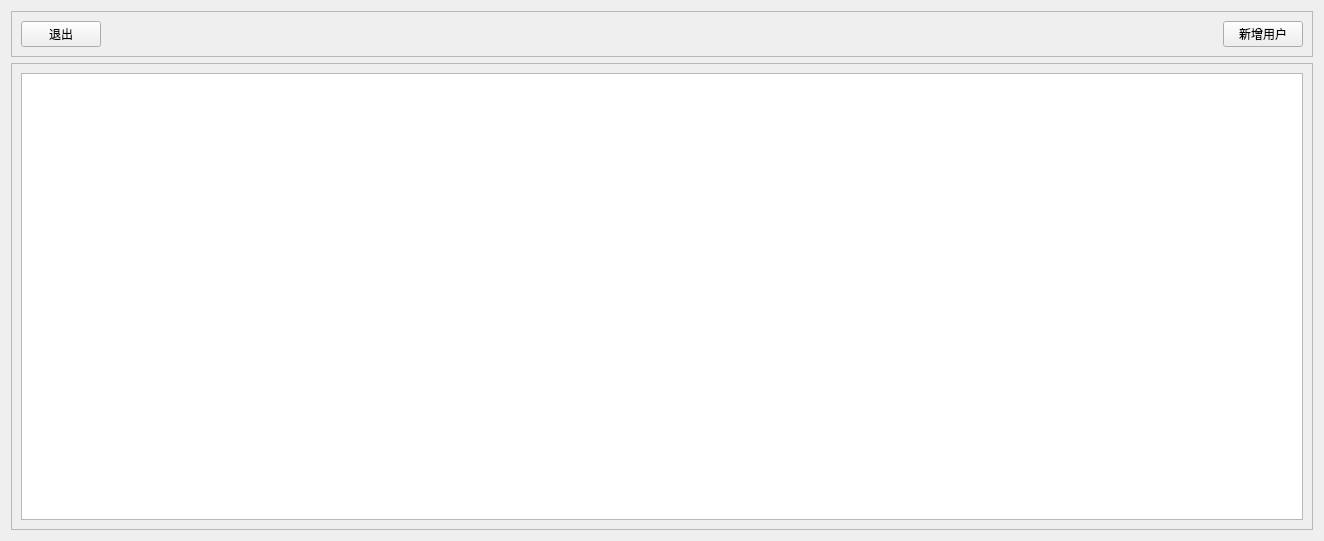
<?xml version="1.0" encoding="UTF-8"?>
<ui version="4.0">
 <class>zgnep_admin_userManange</class>
 <widget class="QWidget" name="zgnep_admin_userManange">
  <property name="geometry">
   <rect>
    <x>0</x>
    <y>0</y>
    <width>1324</width>
    <height>541</height>
   </rect>
  </property>
  <property name="windowTitle">
   <string>Form</string>
  </property>
  <layout class="QVBoxLayout" name="verticalLayout" stretch="1,11">
   <item>
    <widget class="QFrame" name="frame">
     <property name="frameShape">
      <enum>QFrame::StyledPanel</enum>
     </property>
     <property name="frameShadow">
      <enum>QFrame::Raised</enum>
     </property>
     <layout class="QHBoxLayout" name="horizontalLayout">
      <item>
       <widget class="QPushButton" name="pushButton">
        <property name="text">
         <string>退出</string>
        </property>
       </widget>
      </item>
      <item>
       <spacer name="horizontalSpacer">
        <property name="orientation">
         <enum>Qt::Horizontal</enum>
        </property>
        <property name="sizeHint" stdset="0">
         <size>
          <width>1111</width>
          <height>20</height>
         </size>
        </property>
       </spacer>
      </item>
      <item>
       <widget class="QPushButton" name="pushButton_2">
        <property name="text">
         <string>新增用户</string>
        </property>
       </widget>
      </item>
     </layout>
    </widget>
   </item>
   <item>
    <widget class="QFrame" name="frame_2">
     <property name="frameShape">
      <enum>QFrame::StyledPanel</enum>
     </property>
     <property name="frameShadow">
      <enum>QFrame::Raised</enum>
     </property>
     <layout class="QGridLayout" name="gridLayout">
      <item row="0" column="0">
       <widget class="QTableView" name="tableView"/>
      </item>
     </layout>
    </widget>
   </item>
  </layout>
 </widget>
 <resources/>
 <connections/>
</ui>
